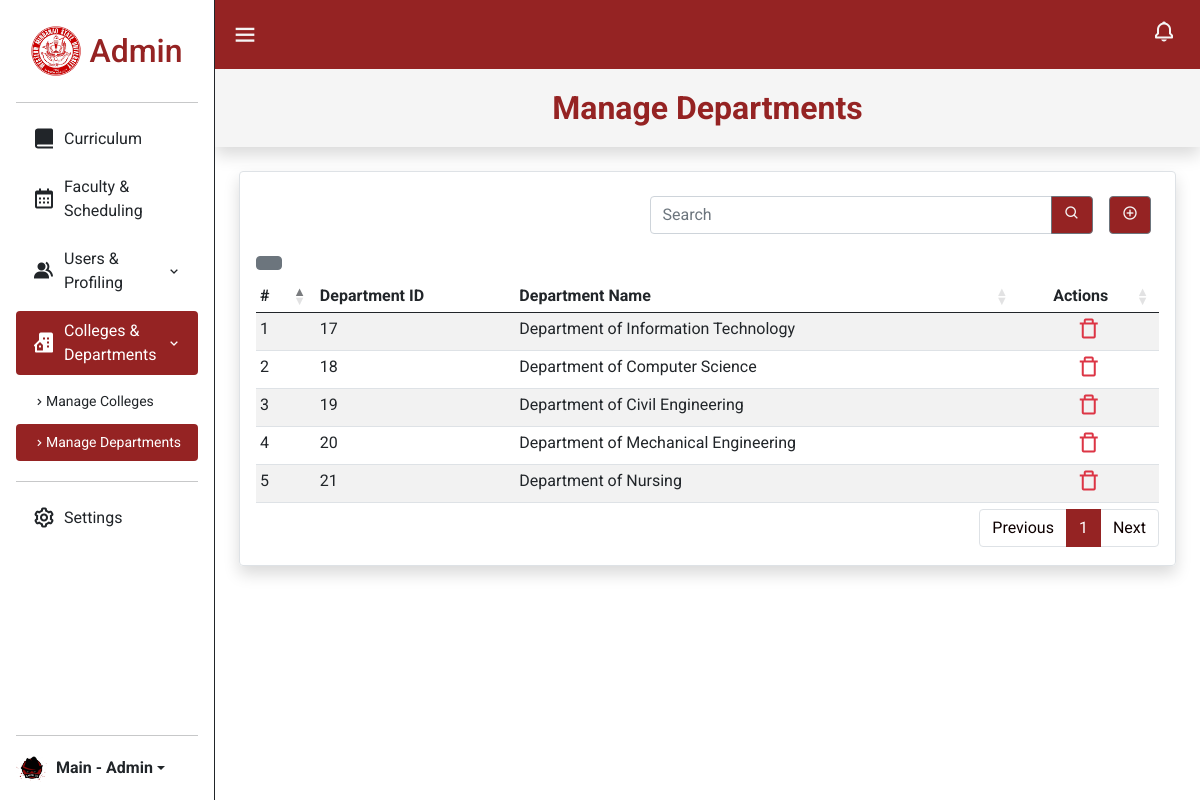
Page /admin/manage_department.php (signed in) on the earlier database version.
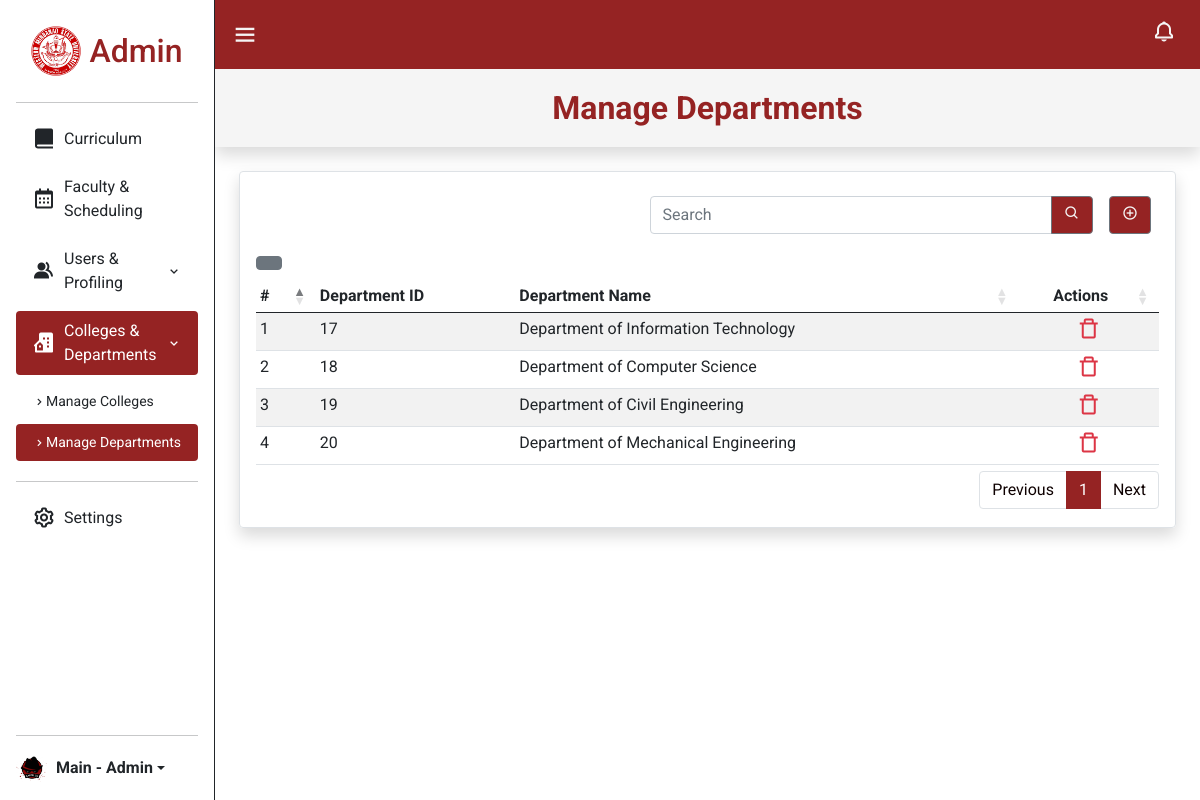
Same page on the later database version.
### tables this page shows
CREATE TABLE `college_department_table` (
  `department_id` int(11) NOT NULL,
  `department_name` varchar(255) NOT NULL
);

### classes/department.class.php (called while the page is built, shortened)
<?php
require_once 'database.php';
class Department
{
  protected $db;
  function __construct()
  {
    $this->db = new Database();
  }
  function show()
  {
    $sql = "SELECT * FROM college_department_table ORDER BY department_id ASC;";
    $query = $this->db->connect()->prepare($sql);
    $data = null;
    if ($query->execute()) {
      $data = $query->fetchAll();
    }
    return $data;
  }
}
?>

### classes/database.php (called while the page is built)
<?php
class Database {
  private $host = 'localhost';
  private $username = 'root';
  private $password = '';
  private $database = 'auto_gsdb';
  protected $connection;
  function connect() {
    try {
      $this->connection = new PDO("mysql:host=$this->host;dbname=$this->database", $this->username, $this->password);
    }
    catch(PDOException $e) {
      echo "Connection Error!" . $e->getMessage();
    }
    return $this->connection;
  }
}
?>

### admin/manage_department.php (the view, shortened to what this page needs)
<?php
require_once '../classes/department.class.php';
?>
<!DOCTYPE html>
<html lang="en">
<?php
include '../includes/admin_head.php';
?>
<body>
    <div class="home">
        <div class="side">
            <?php
            require_once('../includes/admin_sidepanel.php')
                ?>
        </div>
        <main>
            <div class="header">
                <?php
                require_once('../includes/admin_header.php')
                    ?>
            </div>
            <div class="flex-md-nowrap p-1 title_page shadow" style="background-color: whitesmoke;">
                <div class="d-flex align-items-center">
                    <div class="container-fluid d-flex justify-content-center">
                        <span class="fs-2 fw-bold h1 m-0 brand-color">Manage Departments</span>
                    </div>
                </div>
            </div>
            <div class="m-4">
                <div class="content container-fluid mw-100 border rounded shadow p-3">
                    <div class="search-keyword col-12 flex-lg-grow-0 d-flex mb-2">
                        <div class="search-keyword col-12 flex-lg-grow-0 d-flex my-2 px-2 justify-content-end">
                            <div class="input-group w-50">
                                <input type="text" name="keyword" id="keyword" placeholder="Search"
                                    class="form-control">
                                <button class="btn btn-outline-secondary brand-bg-color" type="button"><i
                                        class='bx bx-search' aria-hidden="true"></i></button>
                            </div>
                            <a href="./add_department" class="btn btn-outline-secondary btn-add ms-3 brand-bg-color"
                                type="button"><i class='bx bx-plus-circle'></i></a>
                        </div>
                    </div>
                    <?php
                    $department = new Department();
                    $departmentArray = $department->show();
                    ?>
                    <table id="manage_department" class="table table-striped table-sm" style="width:100%">
                        <thead>
                            <tr>
                                <th>#</th>
                                <th>Department ID</th>
                                <th>Department Name</th>
                                <th class="text-center">Actions</th>
                            </tr>
                        </thead>
                        <tbody>
                            <?php
                            $counter = 1;
                            foreach ($departmentArray as $item) {
                                ?>
                                <tr>
                                    <td><?= $counter ?></td>
                                    <td><?= $item['department_id'] ?></td>
                                    <td><?= "Department of " . trim($item['department_name']) ?></td>
                                    <td class="text-center">
                                        <button class="delete-btn bg-none" data-subject-id="<?= $item['department_id'] ?>">
                                            <i class='bx bx-trash-alt text-danger fs-4'></i>
                                        </button>
                                    </td>
                                </tr>
                                <?php
                                $counter++;
                            }
                            ?>
                        </tbody>
                    </table>
                </div>
            </div>
        </main>
    </div>
</body>
</html>

Differences in the rows shown:
removed college_department_table: department_id "21", department_name "Nursing"
